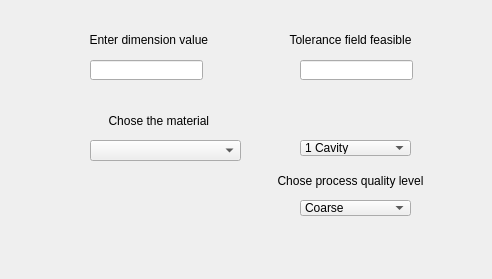
<?xml version="1.0" encoding="UTF-8"?>
<ui version="4.0">
 <class>Form</class>
 <widget class="QWidget" name="Form">
  <property name="geometry">
   <rect>
    <x>0</x>
    <y>0</y>
    <width>492</width>
    <height>279</height>
   </rect>
  </property>
  <property name="windowTitle">
   <string>Tolerance Calculator</string>
  </property>
  <widget class="QLineEdit" name="lineEdit">
   <property name="geometry">
    <rect>
     <x>90</x>
     <y>60</y>
     <width>113</width>
     <height>20</height>
    </rect>
   </property>
  </widget>
  <widget class="QLabel" name="label">
   <property name="geometry">
    <rect>
     <x>70</x>
     <y>30</y>
     <width>161</width>
     <height>20</height>
    </rect>
   </property>
   <property name="text">
    <string>Enter dimension value </string>
   </property>
   <property name="alignment">
    <set>Qt::AlignCenter</set>
   </property>
  </widget>
  <widget class="QLabel" name="label_2">
   <property name="geometry">
    <rect>
     <x>260</x>
     <y>170</y>
     <width>181</width>
     <height>21</height>
    </rect>
   </property>
   <property name="text">
    <string>Chose process quality level</string>
   </property>
   <property name="alignment">
    <set>Qt::AlignCenter</set>
   </property>
  </widget>
  <widget class="QLineEdit" name="lineEdit_2">
   <property name="geometry">
    <rect>
     <x>300</x>
     <y>60</y>
     <width>113</width>
     <height>20</height>
    </rect>
   </property>
  </widget>
  <widget class="QLabel" name="label_3">
   <property name="geometry">
    <rect>
     <x>270</x>
     <y>30</y>
     <width>161</width>
     <height>20</height>
    </rect>
   </property>
   <property name="text">
    <string>Tolerance field feasible</string>
   </property>
   <property name="alignment">
    <set>Qt::AlignCenter</set>
   </property>
  </widget>
  <widget class="QComboBox" name="comboBox">
   <property name="geometry">
    <rect>
     <x>300</x>
     <y>140</y>
     <width>111</width>
     <height>16</height>
    </rect>
   </property>
   <item>
    <property name="text">
     <string>1 Cavity</string>
    </property>
   </item>
   <item>
    <property name="text">
     <string>2  Cavities</string>
    </property>
   </item>
   <item>
    <property name="text">
     <string>4  Cavities</string>
    </property>
   </item>
   <item>
    <property name="text">
     <string>6  Cavities</string>
    </property>
   </item>
   <item>
    <property name="text">
     <string>8  Cavities</string>
    </property>
   </item>
   <item>
    <property name="text">
     <string>16 Cavities</string>
    </property>
   </item>
   <item>
    <property name="text">
     <string>32 Cavities</string>
    </property>
   </item>
   <item>
    <property name="text">
     <string>64 Cavities</string>
    </property>
   </item>
  </widget>
  <widget class="QComboBox" name="comboBox_2">
   <property name="geometry">
    <rect>
     <x>300</x>
     <y>200</y>
     <width>111</width>
     <height>16</height>
    </rect>
   </property>
   <item>
    <property name="text">
     <string>Coarse</string>
    </property>
   </item>
   <item>
    <property name="text">
     <string>Medium</string>
    </property>
   </item>
   <item>
    <property name="text">
     <string>High</string>
    </property>
   </item>
  </widget>
  <widget class="QLabel" name="label_4">
   <property name="geometry">
    <rect>
     <x>70</x>
     <y>110</y>
     <width>181</width>
     <height>21</height>
    </rect>
   </property>
   <property name="text">
    <string>Chose the material </string>
   </property>
   <property name="alignment">
    <set>Qt::AlignCenter</set>
   </property>
  </widget>
  <widget class="QComboBox" name="comboBox_3">
   <property name="geometry">
    <rect>
     <x>90</x>
     <y>140</y>
     <width>151</width>
     <height>21</height>
    </rect>
   </property>
  </widget>
 </widget>
 <resources/>
 <connections/>
</ui>
